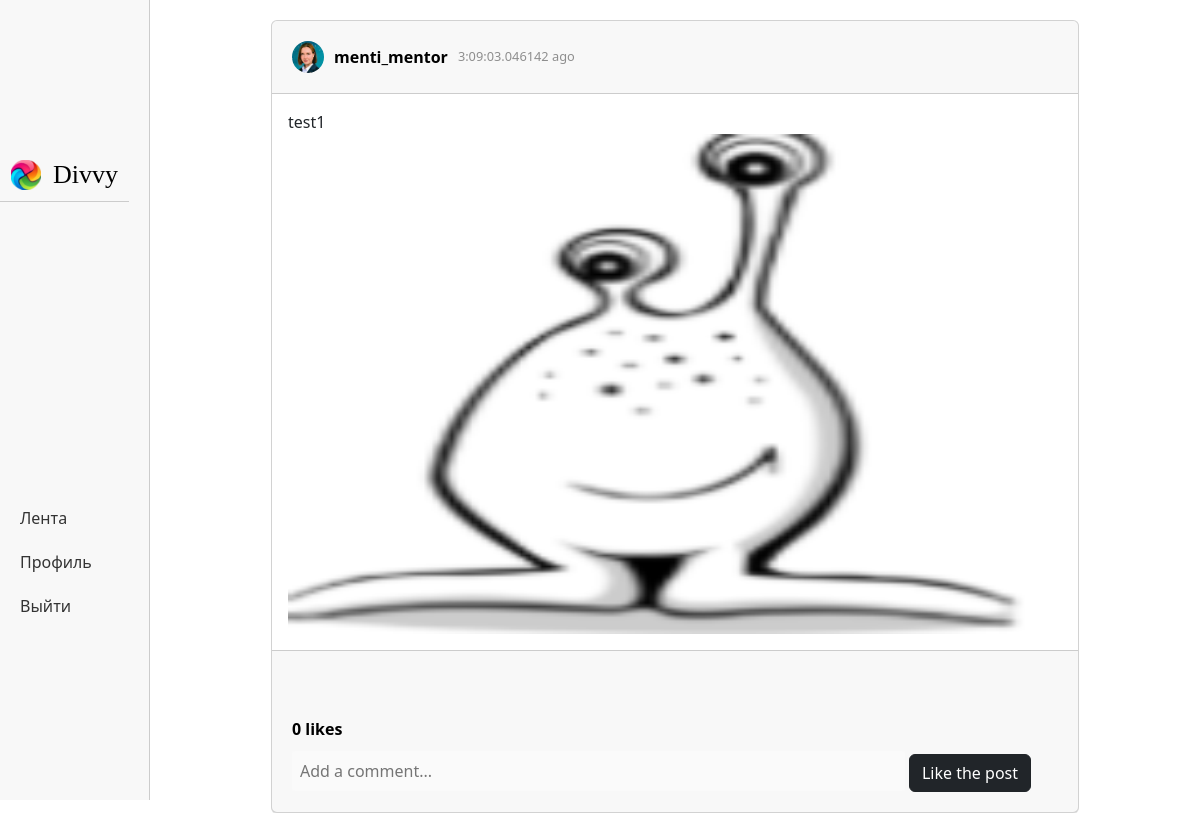
The page /post/3 (signed in) on the database as committed earlier.
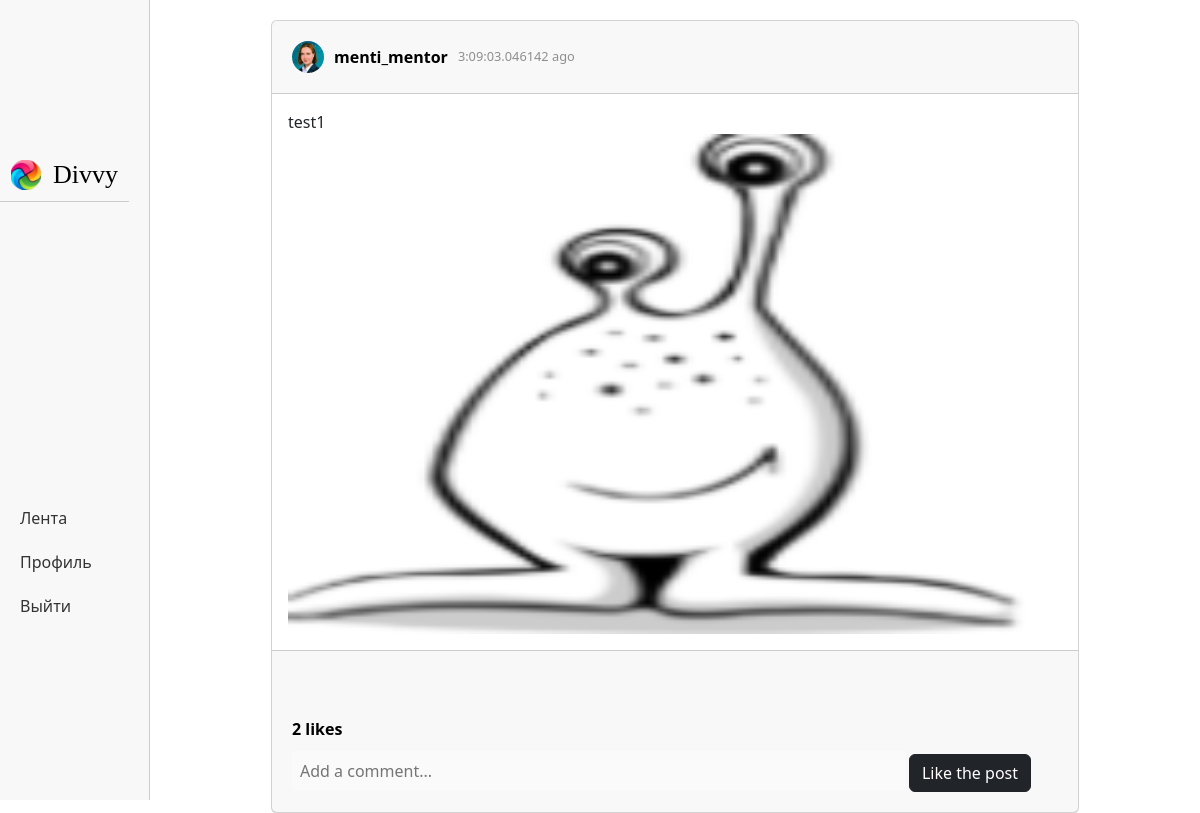
The same page on the database as committed later.
### data/users.py (models this page shows, shortened)
class User(SqlAlchemyBase, UserMixin):
    __tablename__ = 'users'
    id = sqlalchemy.Column(sqlalchemy.Integer, primary_key=True, autoincrement=True)
    email = sqlalchemy.Column(sqlalchemy.String, index=True, unique=True, nullable=True)
    name = sqlalchemy.Column(sqlalchemy.String, nullable=True)
    surname = sqlalchemy.Column(sqlalchemy.String, nullable=True)
    nickname = sqlalchemy.Column(sqlalchemy.String, nullable=True)
    birthday = sqlalchemy.Column(sqlalchemy.Integer, nullable=True)
    hashed_password = sqlalchemy.Column(sqlalchemy.String, nullable=True)
    modified_date = sqlalchemy.Column(sqlalchemy.DateTime, default=datetime.datetime.now)
    description = sqlalchemy.Column(sqlalchemy.String, default="")
    avatar = sqlalchemy.Column(sqlalchemy.String, default="/static/img/avatars/default_avatar.png")
    subscribers = sqlalchemy.Column(sqlalchemy.Integer, default=0)
    subscriptions = sqlalchemy.Column(sqlalchemy.Integer, default=0)
    posts = sqlalchemy.Column(sqlalchemy.Integer, default=0)
    post = orm.relationship("Post", back_populates='user')

### data/posts.py (models this page shows)
class Post(SqlAlchemyBase, SerializerMixin):
    __tablename__ = 'posts'
    id = sqlalchemy.Column(sqlalchemy.Integer, primary_key=True, autoincrement=True)
    likes = sqlalchemy.Column(sqlalchemy.Integer, default=0)
    post_text = sqlalchemy.Column(sqlalchemy.String, nullable=True)
    post_picture = sqlalchemy.Column(sqlalchemy.String, nullable=False)
    comments_number = sqlalchemy.Column(sqlalchemy.Integer, default=0)
    user_id = sqlalchemy.Column(sqlalchemy.Integer, sqlalchemy.ForeignKey("users.id"), nullable=False)
    modified_date = sqlalchemy.Column(sqlalchemy.DateTime, default=datetime.datetime.now)
    user = orm.relationship('User')
    comments = orm.relationship("Comment", back_populates='post')

### main.py (the view)
@app.route("/post/<int:post_id>")
def post_page(post_id):
    if isinstance(current_user, mixins.AnonymousUserMixin):
        return redirect("/login")
    db_sess = db_session.create_session()
    post = db_sess.query(Post).filter(Post.id == post_id).first()
    values = {
        "title": f"Пост",
        "post": post,
        "time_now": datetime.now()
    }
    return render_template("post_page.html", **values)

### data/db_session.py (called while the page is built)
def create_session() -> Session:
    global __factory
    return __factory()

### main.py (called while the page is built)
@login_manager.user_loader
def load_user(user_id):
    db_sess = db_session.create_session()
    return db_sess.query(User).get(user_id)

### templates/post_page.html (shortened to what this page needs)
{% extends "authorised_base.html" %}
{% block content %}
    <div class="card">
        <div class="card-header">
            <img src="{{ post.user.avatar }}" alt="Post">
            <a href="">{{ post.user.nickname }}</a>
            <span>{{ time_now - post.modified_date }} ago</span>
        </div>
        <div class="card-body">
            {{ post.post_text }}
            <img src="/{{ post.post_picture }}" alt="Post">
        </div>
        <div class="card-footer">
            <div class="actions">
            </div>
            <span class="likes">{{post.likes}} likes</span>
            <form class="comment-form" action="/send_comment/{{ post.id }}" method="post">
                <input type="text" placeholder="Add a comment..." name="comment_text">
                <a class="btn btn-dark" href="/like_post/{{ post.id }}">Like the post</a>
            </form>
        </div>
    </div>
{% endblock %}

### templates/authorised_base.html (shortened to what this page needs)
<!DOCTYPE html>
<html lang="en">
<head>
    <link href="https://cdn.jsdelivr.net/npm/bootstrap@5.3.0-alpha3/dist/css/bootstrap.min.css"
          rel="stylesheet"
>
    <link rel="stylesheet" href="/static/css/style.css">
</head>
<body>
<nav class="navbar">
  <div class="navbar-brand">
    <a href="" class="brand-link">
      <table>
          <tr>
              <td><img src="/static/logo.png" alt="Brand Logo"></td>
              <td><h1 class="brand-name">Divvy</h1></td>
          </tr>
      </table>
    </a>
  </div>
  <ul class="nav-links">
    <li><a href="/feed">Лента</a></li>
    <li><a href="/user/{{ current_user.nickname }}">Профиль</a></li>
    <li><a href="/logout">Выйти</a></li>
  </ul>
</nav>
<main class="content">
    {% block content %} {% endblock %}
</main>
</body>
</html>

### static/css/style.css (style rules this page uses)
main { margin-left: 150px; margin-right: 0; margin-top: 0; height: 100vh; padding: 20px; background-color: #fff; }
.navbar { position: fixed; left: 0; top: 0; width: 150px; height: 100vh; background-color: #f8f8f8; border-right: 1px solid #ccc; }
.navbar-brand { padding: 10px; border-bottom: 1px solid #ccc; }
.navbar-brand img { height: 30px; width: auto; margin-right: 10px; }
.brand-name { font-family: Verdana, serif; font-size: 26px; color: black; margin: 0; }
.brand-link { text-decoration: none; }
.nav-links { list-style: none; margin: 0; padding: 20px 10px; }
.nav-links li { margin-bottom: 10px; }
.nav-links a { display: block; padding: 5px 10px; color: #333; text-decoration: none; font-size: 16px; }
.card { background-color: #fff; margin-bottom: 20px; box-shadow: 0 1px 0 rgba(0, 0, 0, 0.0975); width: 80%; margin-left: 10%; margin-right: 10%; }
.card-header { padding: 20px; display: flex; align-items: center; }
.card-header img { border-radius: 50%; width: 32px; margin-right: 10px; }
.card-header a { font-weight: 600; color: #000; margin-right: 10px; text-decoration: none; }
.card-header span { font-size: 0.8em; color: #8e8e8e; }
.card-body img { width: 100%; max-height: 500px; }
.card-footer { padding: 20px; }
.likes { display: block; margin: 10px 0; font-weight: 600; color: #000; }
.comment-form { margin-top: 10px; }
.comment-form input { border: none; padding: 8px; font-size: 1em; width: 80%; border-radius: 3px; background-color: #fafafa; }

Rows that differ between the two databases and show on the page:
changed Post "test1": likes "0" → "2"
